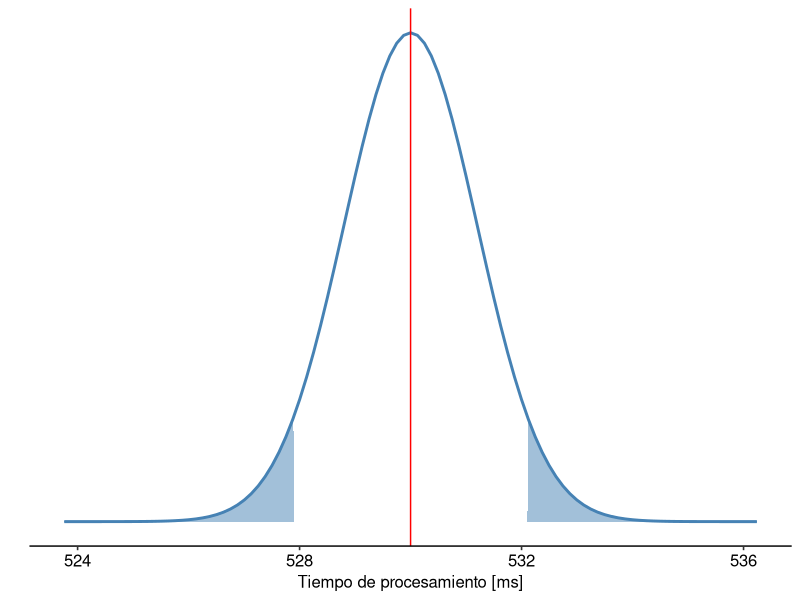

This figure's R source:
library(ggpubr)

# Generar una muestra donde la media cumpla con la hipótesis nula.
set.seed(208)

media_poblacion_antiguo <- 530
media_muestra_nuevo <- 527.9
desv_est <- 48
n <- 1600
error_est <- desv_est / sqrt(n)

x <- seq(media_poblacion_antiguo - 5.2 * error_est,
         media_poblacion_antiguo + 5.2 * error_est,
         0.01)

y <- dnorm(x,
           mean = media_poblacion_antiguo,
           sd = error_est)

dataframe <- data.frame(x, y)

# Graficar la muestra.
g <- ggplot(data = dataframe, aes(x))

g <- g + stat_function(fun = dnorm,
                       args = list(mean = media_poblacion_antiguo,
                                   sd = error_est),
                       colour = "steelblue", size = 1)

g <- g + ylab("")
g <- g + scale_y_continuous(breaks = NULL)
g <- g + scale_x_continuous(name = "Tiempo de procesamiento [ms]")
g <- g + theme_pubr()

# Colorear el área igual o menor que la media observada.
g <- g + geom_area(data = subset(dataframe,
                                 x < media_muestra_nuevo),
                   aes(y = y),
                   colour = "steelblue",
                   fill = "steelblue",
                   alpha = 0.5)

# Calcular el área bajo la cola inferior.
area_inferior <- pnorm(media_muestra_nuevo,
                       mean = media_poblacion_antiguo,
                       sd = desv_est)


# Colorear igual área en la cola restante.
corte_x <- qnorm(1 - area_inferior,
                 mean = media_poblacion_antiguo,
                 sd = desv_est)

g <- g + geom_area(data = subset(dataframe,
                                 x > corte_x),
                   aes(y = y),
                   colour = "steelblue",
                   fill = "steelblue",
                   alpha = 0.5)

# Agregar una línea vertical para el valor nulo.
g <- g + geom_vline(aes(xintercept = media_poblacion_antiguo),
                    color = "red", linetype = 1)

print(g)

# Calcular el valor Z para la muestra.
Z <- (media_muestra_nuevo - media_poblacion_antiguo) / error_est

# Calcular el valor p (recordando ahora que la hipótesis es bilateral).
p <- 2 * pnorm(Z, lower.tail = TRUE)

cat("Valor p: ", p)